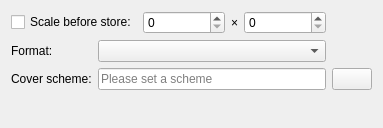
<?xml version="1.0" encoding="UTF-8"?>
<ui version="4.0">
 <class>ProfileDataCoverWidgetUI</class>
 <widget class="QWidget" name="ProfileDataCoverWidgetUI">
  <property name="geometry">
   <rect>
    <x>0</x>
    <y>0</y>
    <width>383</width>
    <height>128</height>
   </rect>
  </property>
  <layout class="QGridLayout" name="gridLayout">
   <item row="0" column="0" colspan="2">
    <widget class="QCheckBox" name="checkBox_scale">
     <property name="sizePolicy">
      <sizepolicy hsizetype="MinimumExpanding" vsizetype="Fixed">
       <horstretch>0</horstretch>
       <verstretch>0</verstretch>
      </sizepolicy>
     </property>
     <property name="text">
      <string>Scale before store:</string>
     </property>
    </widget>
   </item>
   <item row="0" column="2">
    <widget class="QSpinBox" name="kintspinbox_x">
     <property name="sizePolicy">
      <sizepolicy hsizetype="MinimumExpanding" vsizetype="Fixed">
       <horstretch>0</horstretch>
       <verstretch>0</verstretch>
      </sizepolicy>
     </property>
     <property name="maximum">
      <number>10000</number>
     </property>
    </widget>
   </item>
   <item row="0" column="3">
    <widget class="QLabel" name="label_x">
     <property name="sizePolicy">
      <sizepolicy hsizetype="Minimum" vsizetype="Preferred">
       <horstretch>0</horstretch>
       <verstretch>0</verstretch>
      </sizepolicy>
     </property>
     <property name="text">
      <string extracomment="multiplication sign between two spinboxes">×</string>
     </property>
    </widget>
   </item>
   <item row="0" column="4">
    <widget class="QSpinBox" name="kintspinbox_y">
     <property name="sizePolicy">
      <sizepolicy hsizetype="MinimumExpanding" vsizetype="Fixed">
       <horstretch>0</horstretch>
       <verstretch>0</verstretch>
      </sizepolicy>
     </property>
     <property name="maximum">
      <number>10000</number>
     </property>
    </widget>
   </item>
   <item row="1" column="0">
    <widget class="QLabel" name="label_format">
     <property name="minimumSize">
      <size>
       <width>80</width>
       <height>0</height>
      </size>
     </property>
     <property name="text">
      <string>Format:</string>
     </property>
    </widget>
   </item>
   <item row="1" column="1" colspan="4">
    <widget class="KComboBox" name="kcombobox_format"/>
   </item>
   <item row="2" column="0">
    <widget class="QLabel" name="label_scheme">
     <property name="minimumSize">
      <size>
       <width>80</width>
       <height>0</height>
      </size>
     </property>
     <property name="text">
      <string>Cover scheme:</string>
     </property>
    </widget>
   </item>
   <item row="2" column="1" colspan="4">
    <widget class="QLineEdit" name="qlineedit_scheme">
     <property name="placeholderText">
      <string>Please set a scheme</string>
     </property>
    </widget>
   </item>
   <item row="2" column="5">
    <widget class="QPushButton" name="kpushbutton_scheme"/>
   </item>
   <item row="3" column="2">
    <spacer name="verticalSpacer">
     <property name="orientation">
      <enum>Qt::Orientation::Vertical</enum>
     </property>
     <property name="sizeHint" stdset="0">
      <size>
       <width>20</width>
       <height>5</height>
      </size>
     </property>
    </spacer>
   </item>
  </layout>
 </widget>
 <customwidgets>
  <customwidget>
   <class>KComboBox</class>
   <extends>QComboBox</extends>
   <header>kcombobox.h</header>
  </customwidget>
 </customwidgets>
 <resources/>
 <connections/>
</ui>
